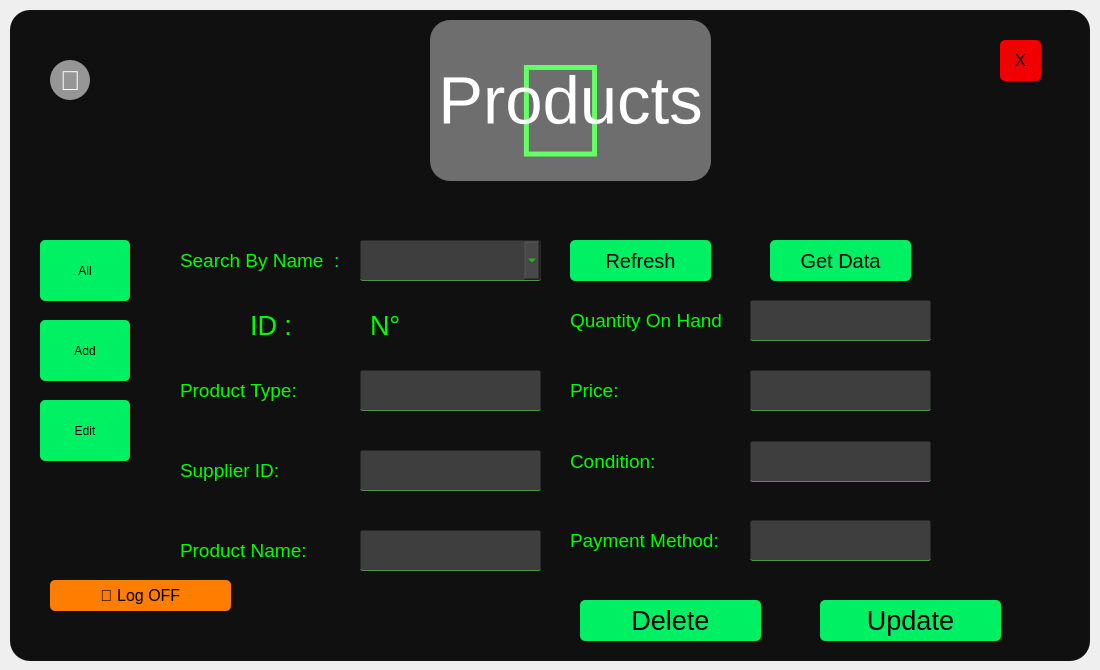
<?xml version="1.0" encoding="UTF-8"?>
<ui version="4.0">
 <class>Form</class>
 <widget class="QWidget" name="Form">
  <property name="geometry">
   <rect>
    <x>0</x>
    <y>0</y>
    <width>1100</width>
    <height>670</height>
   </rect>
  </property>
  <property name="windowTitle">
   <string>Form</string>
  </property>
  <widget class="QWidget" name="widget" native="true">
   <property name="geometry">
    <rect>
     <x>10</x>
     <y>10</y>
     <width>1080</width>
     <height>651</height>
    </rect>
   </property>
   <property name="styleSheet">
    <string notr="true">background-color:rgba(16,16,16,255);
border-radius:20px;</string>
   </property>
   <widget class="QPushButton" name="AdminPanLogOff">
    <property name="geometry">
     <rect>
      <x>40</x>
      <y>570</y>
      <width>181</width>
      <height>31</height>
     </rect>
    </property>
    <property name="font">
     <font>
      <family>Leelawadee UI</family>
      <pointsize>12</pointsize>
      <weight>50</weight>
      <bold>false</bold>
      <underline>false</underline>
      <strikeout>false</strikeout>
     </font>
    </property>
    <property name="styleSheet">
     <string notr="true">QPushButton#AdminPanLogOff{
background-color:rgba(255,125,0,255);
color:rgb(0,0,0);
border-radius:5px;
}

QPushButton#AdminPanLogOff:pressed{
background-color:rgba(255,150,0,255);
}
</string>
    </property>
    <property name="text">
     <string> Log OFF</string>
    </property>
   </widget>
   <widget class="QPushButton" name="btn_all">
    <property name="geometry">
     <rect>
      <x>30</x>
      <y>230</y>
      <width>90</width>
      <height>61</height>
     </rect>
    </property>
    <property name="styleSheet">
     <string notr="true">QPushButton#btn_all{
background-color:rgba(0,240,100,255);
color:rgb(0,0,0);
border-radius:5px;
}

QPushButton#btn_all:pressed{
background-color:rgba(0,255,150,255);
}
</string>
    </property>
    <property name="text">
     <string>All</string>
    </property>
   </widget>
   <widget class="QPushButton" name="AdminProBack">
    <property name="geometry">
     <rect>
      <x>40</x>
      <y>50</y>
      <width>40</width>
      <height>40</height>
     </rect>
    </property>
    <property name="font">
     <font>
      <family>Leelawadee UI</family>
      <pointsize>20</pointsize>
      <weight>50</weight>
      <bold>false</bold>
      <underline>false</underline>
      <strikeout>false</strikeout>
     </font>
    </property>
    <property name="styleSheet">
     <string notr="true">QPushButton#AdminProBack{
background-color:rgba(150,150,150,255);
color:rgb(255,255,255);
border-radius:20px;
}

QPushButton#AdminProBack:pressed{
background-color:rgba(200,200,200,255);
}
</string>
    </property>
    <property name="text">
     <string></string>
    </property>
   </widget>
   <widget class="QPushButton" name="btn_edit">
    <property name="geometry">
     <rect>
      <x>30</x>
      <y>390</y>
      <width>90</width>
      <height>61</height>
     </rect>
    </property>
    <property name="styleSheet">
     <string notr="true">QPushButton#btn_edit{
background-color:rgba(0,240,100,255);
color:rgb(0,0,0);
border-radius:5px;
}

QPushButton#btn_edit:pressed{
background-color:rgba(0,255,150,255);
}
</string>
    </property>
    <property name="text">
     <string>Edit</string>
    </property>
   </widget>
   <widget class="QPushButton" name="btn_add">
    <property name="geometry">
     <rect>
      <x>30</x>
      <y>310</y>
      <width>90</width>
      <height>61</height>
     </rect>
    </property>
    <property name="styleSheet">
     <string notr="true">QPushButton#btn_add{
background-color:rgba(0,240,100,255);
color:rgb(0,0,0);
border-radius:5px;
}

QPushButton#btn_add:pressed{
background-color:rgba(0,255,150,255);
}
</string>
    </property>
    <property name="text">
     <string>Add</string>
    </property>
   </widget>
   <widget class="QLabel" name="LockImage">
    <property name="geometry">
     <rect>
      <x>160</x>
      <y>10</y>
      <width>781</width>
      <height>181</height>
     </rect>
    </property>
    <property name="font">
     <font>
      <pointsize>100</pointsize>
     </font>
    </property>
    <property name="styleSheet">
     <string notr="true">color:rgba(0,255,0,255);
align:center</string>
    </property>
    <property name="text">
     <string></string>
    </property>
    <property name="alignment">
     <set>Qt::AlignCenter</set>
    </property>
   </widget>
   <widget class="QPushButton" name="btn_delete">
    <property name="geometry">
     <rect>
      <x>570</x>
      <y>590</y>
      <width>181</width>
      <height>41</height>
     </rect>
    </property>
    <property name="font">
     <font>
      <pointsize>20</pointsize>
     </font>
    </property>
    <property name="styleSheet">
     <string notr="true">QPushButton#btn_delete{
background-color:rgba(0,240,100,255);
color:rgb(0,0,0);
border-radius:5px;
}

QPushButton#btn_delete:pressed{
background-color:rgba(0,255,150,255);
}
</string>
    </property>
    <property name="text">
     <string>Delete</string>
    </property>
   </widget>
   <widget class="QPushButton" name="btn_update">
    <property name="geometry">
     <rect>
      <x>810</x>
      <y>590</y>
      <width>181</width>
      <height>41</height>
     </rect>
    </property>
    <property name="font">
     <font>
      <pointsize>20</pointsize>
     </font>
    </property>
    <property name="styleSheet">
     <string notr="true">QPushButton#btn_update{
background-color:rgba(0,240,100,255);
color:rgb(0,0,0);
border-radius:5px;
}

QPushButton#btn_update:pressed{
background-color:rgba(0,255,150,255);
}
</string>
    </property>
    <property name="text">
     <string>Update</string>
    </property>
   </widget>
   <widget class="QLabel" name="LockImage_2">
    <property name="geometry">
     <rect>
      <x>420</x>
      <y>10</y>
      <width>281</width>
      <height>161</height>
     </rect>
    </property>
    <property name="font">
     <font>
      <pointsize>50</pointsize>
     </font>
    </property>
    <property name="styleSheet">
     <string notr="true">color:rgba(255,255,255,255);
align:center;
background-color: rgba(255, 255, 255, 100);</string>
    </property>
    <property name="text">
     <string>Products</string>
    </property>
    <property name="alignment">
     <set>Qt::AlignCenter</set>
    </property>
   </widget>
   <widget class="QLineEdit" name="AdminProdName">
    <property name="geometry">
     <rect>
      <x>350</x>
      <y>520</y>
      <width>181</width>
      <height>41</height>
     </rect>
    </property>
    <property name="font">
     <font>
      <pointsize>16</pointsize>
     </font>
    </property>
    <property name="styleSheet">
     <string notr="true">background-color:rgba(75,75,75,200);
color:rgb(0,255,0);
border-radius:2px;
border:1px solid rgba(0,0,0,0);
border-bottom-color:rgba(75,150,75,255);
padding-left:10px;
padding-bottom:3px;</string>
    </property>
   </widget>
   <widget class="QLabel" name="label_10">
    <property name="geometry">
     <rect>
      <x>560</x>
      <y>510</y>
      <width>171</width>
      <height>41</height>
     </rect>
    </property>
    <property name="font">
     <font>
      <pointsize>14</pointsize>
     </font>
    </property>
    <property name="styleSheet">
     <string notr="true">color:rgb(0, 255, 0)</string>
    </property>
    <property name="text">
     <string>Payment Method:</string>
    </property>
   </widget>
   <widget class="QLineEdit" name="AdminProdPayMeth">
    <property name="geometry">
     <rect>
      <x>740</x>
      <y>510</y>
      <width>181</width>
      <height>41</height>
     </rect>
    </property>
    <property name="font">
     <font>
      <pointsize>16</pointsize>
     </font>
    </property>
    <property name="styleSheet">
     <string notr="true">background-color:rgba(75,75,75,200);
color:rgb(0,255,0);
border-radius:2px;
border:1px solid rgba(0,0,0,0);
border-bottom-color:rgba(75,150,75,255);
padding-left:10px;
padding-bottom:3px;</string>
    </property>
   </widget>
   <widget class="QLabel" name="label_3">
    <property name="geometry">
     <rect>
      <x>170</x>
      <y>520</y>
      <width>171</width>
      <height>41</height>
     </rect>
    </property>
    <property name="font">
     <font>
      <pointsize>14</pointsize>
     </font>
    </property>
    <property name="styleSheet">
     <string notr="true">color:rgb(0, 255, 0)</string>
    </property>
    <property name="text">
     <string>Product Name:</string>
    </property>
   </widget>
   <widget class="QLineEdit" name="AdminProdPrice">
    <property name="geometry">
     <rect>
      <x>740</x>
      <y>360</y>
      <width>181</width>
      <height>41</height>
     </rect>
    </property>
    <property name="font">
     <font>
      <pointsize>16</pointsize>
     </font>
    </property>
    <property name="styleSheet">
     <string notr="true">background-color:rgba(75,75,75,200);
color:rgb(0,255,0);
border-radius:2px;
border:1px solid rgba(0,0,0,0);
border-bottom-color:rgba(75,150,75,255);
padding-left:10px;
padding-bottom:3px;</string>
    </property>
   </widget>
   <widget class="QLineEdit" name="AdminProdCond">
    <property name="geometry">
     <rect>
      <x>740</x>
      <y>431</y>
      <width>181</width>
      <height>41</height>
     </rect>
    </property>
    <property name="font">
     <font>
      <pointsize>16</pointsize>
     </font>
    </property>
    <property name="styleSheet">
     <string notr="true">background-color:rgba(75,75,75,200);
color:rgb(0,255,0);
border-radius:2px;
border:1px solid rgba(0,0,0,0);
border-bottom-color:rgba(75,150,75,255);
padding-left:10px;
padding-bottom:3px;</string>
    </property>
   </widget>
   <widget class="QLineEdit" name="AdminProdSupp">
    <property name="geometry">
     <rect>
      <x>350</x>
      <y>440</y>
      <width>181</width>
      <height>41</height>
     </rect>
    </property>
    <property name="font">
     <font>
      <pointsize>16</pointsize>
     </font>
    </property>
    <property name="styleSheet">
     <string notr="true">background-color:rgba(75,75,75,200);
color:rgb(0,255,0);
border-radius:2px;
border:1px solid rgba(0,0,0,0);
border-bottom-color:rgba(75,150,75,255);
padding-left:10px;
padding-bottom:3px;</string>
    </property>
   </widget>
   <widget class="QLabel" name="label_2">
    <property name="geometry">
     <rect>
      <x>170</x>
      <y>440</y>
      <width>171</width>
      <height>41</height>
     </rect>
    </property>
    <property name="font">
     <font>
      <pointsize>14</pointsize>
     </font>
    </property>
    <property name="styleSheet">
     <string notr="true">color:rgb(0, 255, 0)</string>
    </property>
    <property name="text">
     <string>Supplier ID:</string>
    </property>
   </widget>
   <widget class="QLabel" name="label_12">
    <property name="geometry">
     <rect>
      <x>560</x>
      <y>431</y>
      <width>171</width>
      <height>41</height>
     </rect>
    </property>
    <property name="font">
     <font>
      <pointsize>14</pointsize>
     </font>
    </property>
    <property name="styleSheet">
     <string notr="true">color:rgb(0, 255, 0)</string>
    </property>
    <property name="text">
     <string>Condition:</string>
    </property>
   </widget>
   <widget class="QLabel" name="label_13">
    <property name="geometry">
     <rect>
      <x>560</x>
      <y>360</y>
      <width>171</width>
      <height>41</height>
     </rect>
    </property>
    <property name="font">
     <font>
      <pointsize>14</pointsize>
     </font>
    </property>
    <property name="styleSheet">
     <string notr="true">color:rgb(0, 255, 0)</string>
    </property>
    <property name="text">
     <string>Price:</string>
    </property>
   </widget>
   <widget class="QLineEdit" name="AdminProdType">
    <property name="geometry">
     <rect>
      <x>350</x>
      <y>360</y>
      <width>181</width>
      <height>41</height>
     </rect>
    </property>
    <property name="font">
     <font>
      <pointsize>16</pointsize>
     </font>
    </property>
    <property name="styleSheet">
     <string notr="true">background-color:rgba(75,75,75,200);
color:rgb(0,255,0);
border-radius:2px;
border:1px solid rgba(0,0,0,0);
border-bottom-color:rgba(75,150,75,255);
padding-left:10px;
padding-bottom:3px;</string>
    </property>
   </widget>
   <widget class="QLabel" name="label">
    <property name="geometry">
     <rect>
      <x>170</x>
      <y>360</y>
      <width>171</width>
      <height>41</height>
     </rect>
    </property>
    <property name="font">
     <font>
      <pointsize>14</pointsize>
     </font>
    </property>
    <property name="styleSheet">
     <string notr="true">color:rgb(0, 255, 0)</string>
    </property>
    <property name="text">
     <string>Product Type:</string>
    </property>
   </widget>
   <widget class="QLabel" name="label_8">
    <property name="geometry">
     <rect>
      <x>170</x>
      <y>230</y>
      <width>241</width>
      <height>41</height>
     </rect>
    </property>
    <property name="font">
     <font>
      <pointsize>14</pointsize>
     </font>
    </property>
    <property name="styleSheet">
     <string notr="true">color:rgb(0, 255, 0)</string>
    </property>
    <property name="text">
     <string>Search By Name  :</string>
    </property>
   </widget>
   <widget class="QLabel" name="label_7">
    <property name="geometry">
     <rect>
      <x>240</x>
      <y>300</y>
      <width>101</width>
      <height>31</height>
     </rect>
    </property>
    <property name="font">
     <font>
      <pointsize>20</pointsize>
     </font>
    </property>
    <property name="styleSheet">
     <string notr="true">color:rgb(0, 255, 0)</string>
    </property>
    <property name="text">
     <string>ID :</string>
    </property>
   </widget>
   <widget class="QLabel" name="id_label">
    <property name="geometry">
     <rect>
      <x>360</x>
      <y>300</y>
      <width>101</width>
      <height>31</height>
     </rect>
    </property>
    <property name="font">
     <font>
      <pointsize>20</pointsize>
     </font>
    </property>
    <property name="styleSheet">
     <string notr="true">color:rgb(0, 255, 0)</string>
    </property>
    <property name="text">
     <string>N°</string>
    </property>
   </widget>
   <widget class="QPushButton" name="btn_search">
    <property name="geometry">
     <rect>
      <x>760</x>
      <y>230</y>
      <width>141</width>
      <height>41</height>
     </rect>
    </property>
    <property name="font">
     <font>
      <pointsize>15</pointsize>
     </font>
    </property>
    <property name="styleSheet">
     <string notr="true">QPushButton#btn_search{
background-color:rgba(0,240,100,255);
color:rgb(0,0,0);
border-radius:5px;
}

QPushButton#btn_search:pressed{
background-color:rgba(0,255,150,255);
}
</string>
    </property>
    <property name="text">
     <string>Get Data</string>
    </property>
   </widget>
   <widget class="QComboBox" name="search_combo">
    <property name="geometry">
     <rect>
      <x>350</x>
      <y>230</y>
      <width>181</width>
      <height>41</height>
     </rect>
    </property>
    <property name="font">
     <font>
      <pointsize>16</pointsize>
     </font>
    </property>
    <property name="styleSheet">
     <string notr="true">QComboBox#search_combo{
background-color:rgba(75,75,75,200);
color:rgb(0,255,0);
border-radius:2px;
border:1px solid rgba(0,0,0,0);
border-bottom-color:rgba(75,150,75,255);
padding-left:10px;
padding-bottom:3px;
}
</string>
    </property>
   </widget>
   <widget class="QPushButton" name="btn_refresh">
    <property name="geometry">
     <rect>
      <x>560</x>
      <y>230</y>
      <width>141</width>
      <height>41</height>
     </rect>
    </property>
    <property name="font">
     <font>
      <pointsize>15</pointsize>
     </font>
    </property>
    <property name="styleSheet">
     <string notr="true">QPushButton#btn_refresh{
background-color:rgba(0,240,100,255);
color:rgb(0,0,0);
border-radius:5px;
}

QPushButton#btn_refresh:pressed{
background-color:rgba(0,255,150,255);
}
</string>
    </property>
    <property name="text">
     <string>Refresh</string>
    </property>
   </widget>
   <widget class="QLabel" name="label_4">
    <property name="geometry">
     <rect>
      <x>560</x>
      <y>290</y>
      <width>171</width>
      <height>41</height>
     </rect>
    </property>
    <property name="font">
     <font>
      <pointsize>14</pointsize>
     </font>
    </property>
    <property name="styleSheet">
     <string notr="true">color:rgb(0, 255, 0)</string>
    </property>
    <property name="text">
     <string>Quantity On Hand</string>
    </property>
   </widget>
   <widget class="QLineEdit" name="AdminProdQuantity">
    <property name="geometry">
     <rect>
      <x>740</x>
      <y>290</y>
      <width>181</width>
      <height>41</height>
     </rect>
    </property>
    <property name="font">
     <font>
      <pointsize>16</pointsize>
     </font>
    </property>
    <property name="styleSheet">
     <string notr="true">background-color:rgba(75,75,75,200);
color:rgb(0,255,0);
border-radius:2px;
border:1px solid rgba(0,0,0,0);
border-bottom-color:rgba(75,150,75,255);
padding-left:10px;
padding-bottom:3px;</string>
    </property>
   </widget>
   <widget class="QPushButton" name="Close">
    <property name="geometry">
     <rect>
      <x>990</x>
      <y>30</y>
      <width>41</width>
      <height>41</height>
     </rect>
    </property>
    <property name="font">
     <font>
      <family>Leelawadee UI</family>
      <pointsize>12</pointsize>
      <weight>50</weight>
      <bold>false</bold>
      <underline>false</underline>
      <strikeout>false</strikeout>
     </font>
    </property>
    <property name="styleSheet">
     <string notr="true">QPushButton#Close{
background-color:rgba(240,0,0,255);
color:rgb(0,0,0);
border-radius:5px;
}

QPushButton#Close:pressed{
background-color:rgba(255,0,0,255);
}
</string>
    </property>
    <property name="text">
     <string>X</string>
    </property>
   </widget>
  </widget>
 </widget>
 <resources/>
 <connections/>
</ui>
